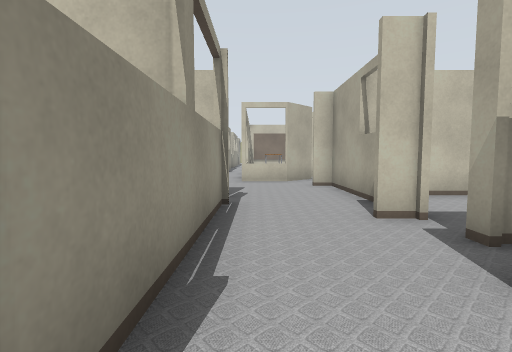
view 1 (above)

24 first-person views from a walk through a robot-simulator world made for Gazebo. The camera is 0.9 m above the floor, tilts 4° down and sees 85° across. Floor lines are 1 m apart. The floor is counted in squares, 1 m on a side. Each view is taken from the middle of a square. On the plan, view 1 faces up. The plan holds only what a view shows up to about 11 squares ahead; the rest is blank. The place goes on beyond the plan. Simple patterns stand in for the simulator's built-in surfaces. Simple shapes stand in for some stock models.

view 2
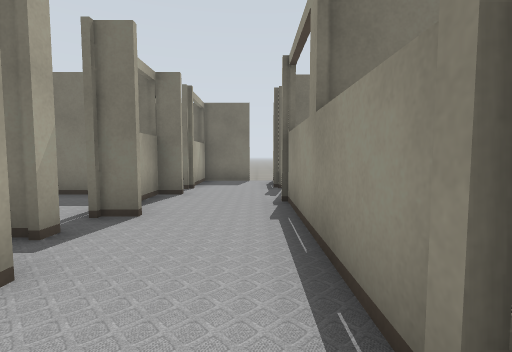

view 3
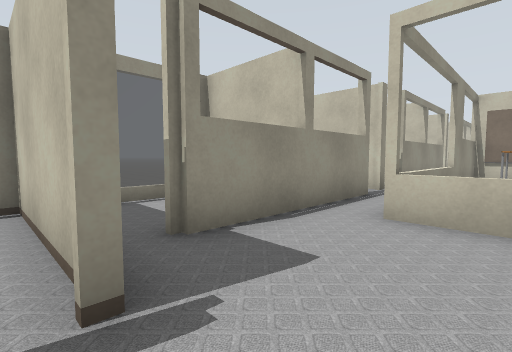

view 4
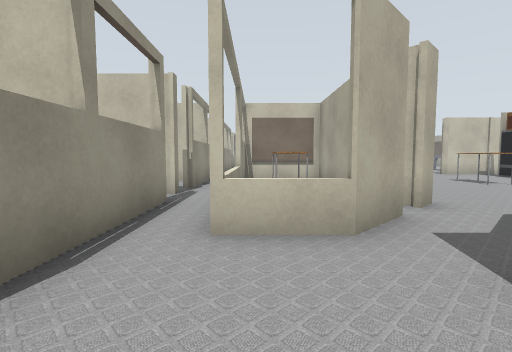

view 5
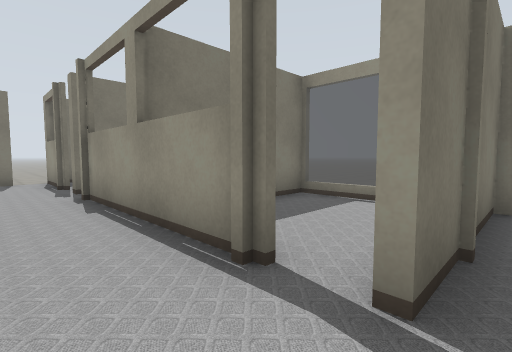

view 6
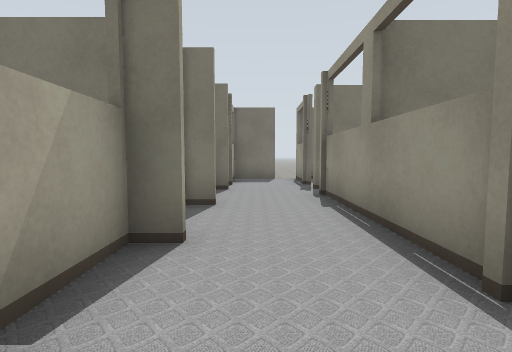

view 7
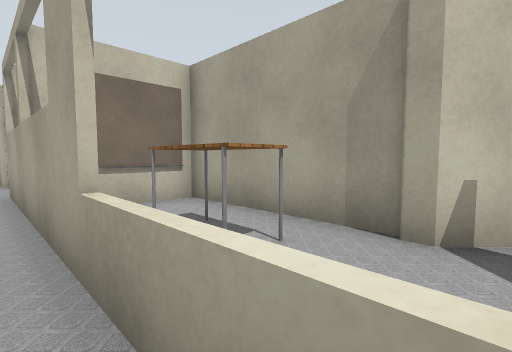

view 8
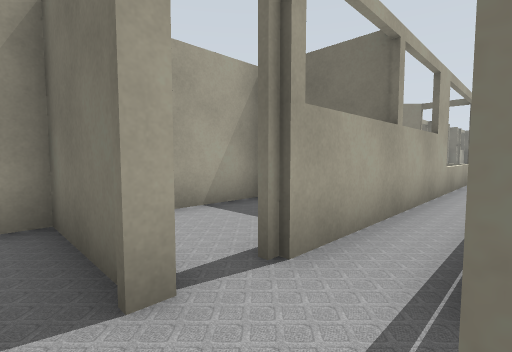

view 9
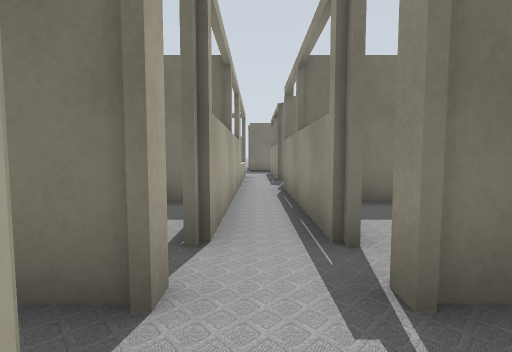

view 10
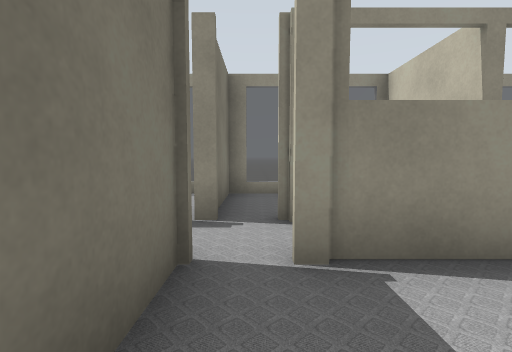

view 11
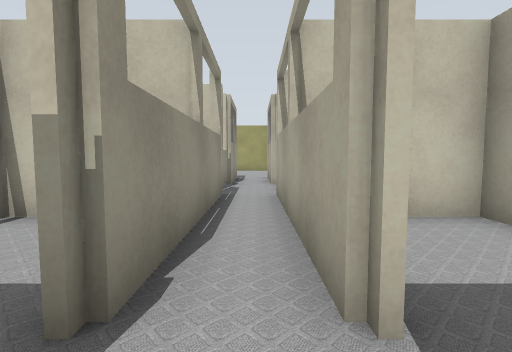

view 12
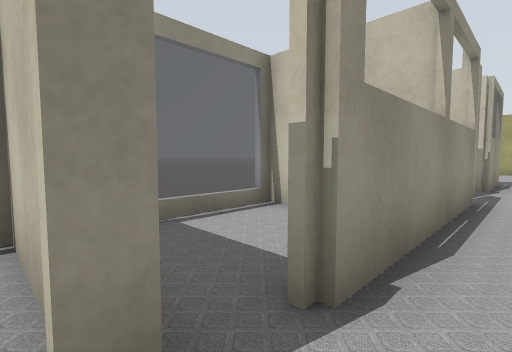

view 13
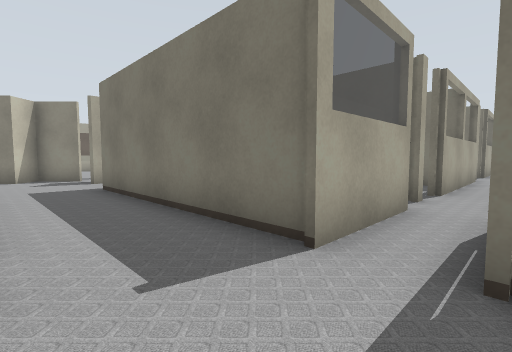

view 14
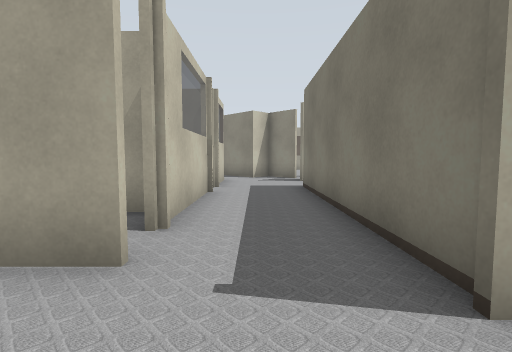

view 15
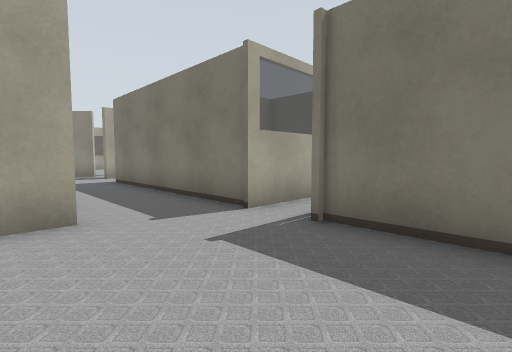

view 16
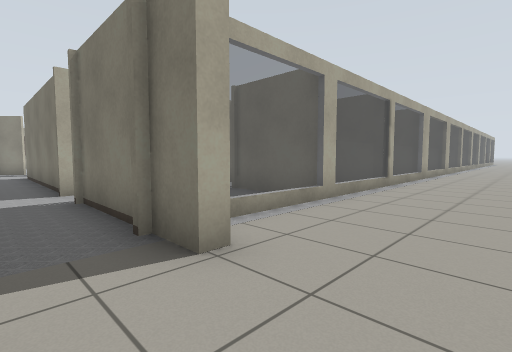

view 17
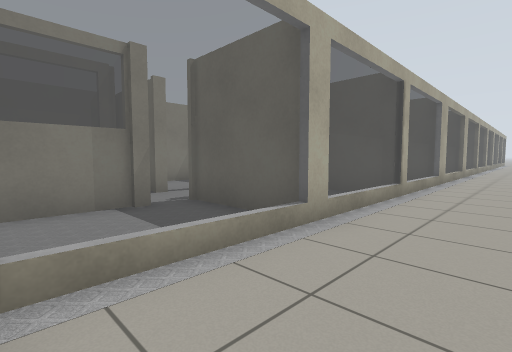

view 18
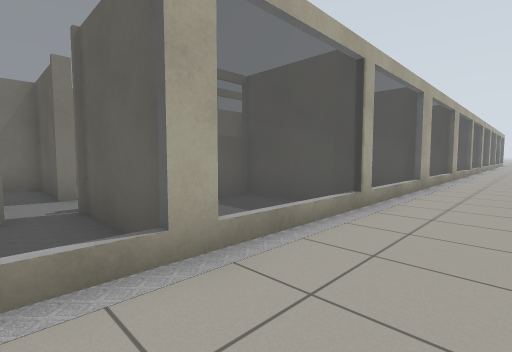

view 19
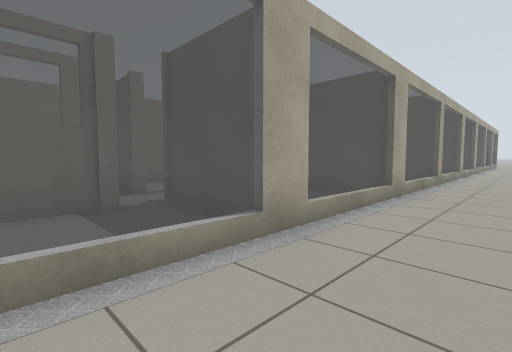

view 20
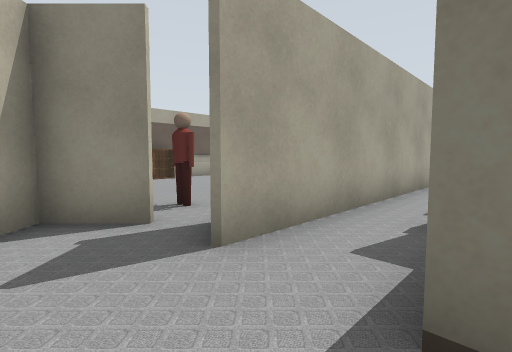

view 21
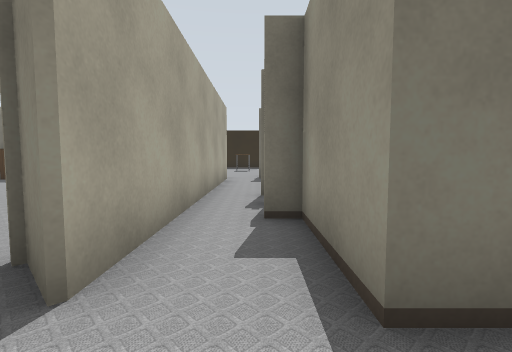

view 22
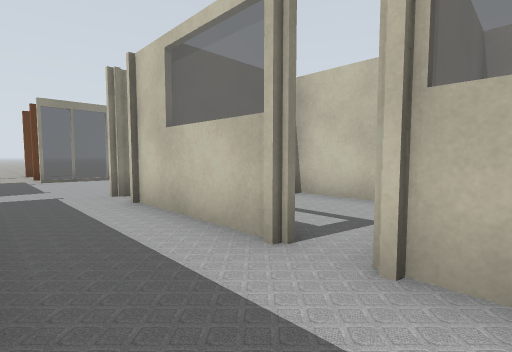

view 23
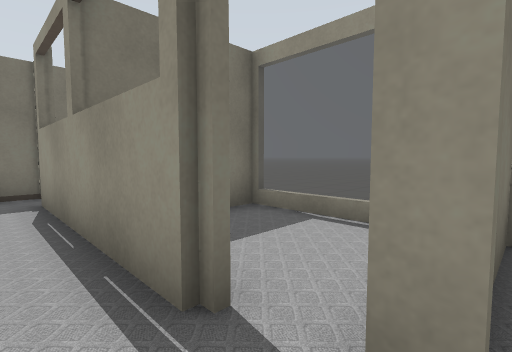

view 24
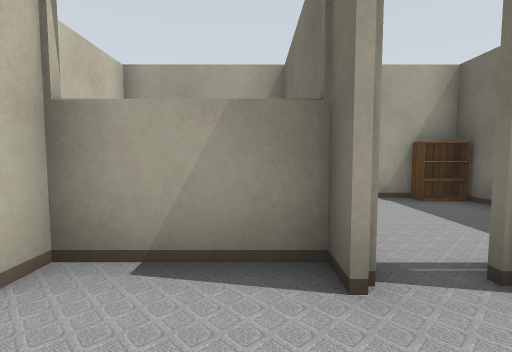

### Floor plan
Key: @ floor where view 1 was taken; # wall or solid block; x gap in a wall; . floor; = window, fence, low wall or low ledge; T table; H thing the floor can be seen under or through; P person; B bookshelf; O other object.
Columns run from 10 left of view 1 to 17 right of it. Each row starts with its distance up from view 1.
 36      =....#..## #
 35      =......#==##==##
 34   ..................##
 33   ....###.#######...H#
 32   ...####.# ##  #.#HH.
 31   ...= .=.# #   #.# PP..
 30   ...=#.x.x.##  ### ......
 29   ...=###.####    #  ......O
 28  ....=  .....#     #  ....
 27 .....=..#.#..#     #   ..
 26 .....=..#.#  #     #
 25 .....####.###      #
 24   ...=..#.#..      #
 23    ..=..#.#..#     #
 22    ..=.......#
 21    ..####.####
 20    ..= .x.x.#
 19    ..= .#.#.#
 18    ..= .#.#.#
 17    ..####.###
 16    ..=  #.#.#
 15    ..=# x.#T#
 14    ..=###.#T#
 13     .=....=.#
 12     .=..#.=.#
 11  ....=..#.=##
 10 .....####.=##
  9 .... =  #...#
  8 .... =# #...#
  7  ..  =####..###
  6      =......#
  5      =...#..#
  4      =...#..##
  3  ..  =####...#
  2  ..      #..##
  1          #..#
  0          #@.#
 -1         ##..####
 -2          x..x...
 -3          #..#...#
 -4          #x#####B
 -5          ..
 -6          ..

Positions as (right, up) in squares from view 1, and headings:
1: (0, 0), facing up
2: (0, 6), facing down
3: (1, 6), facing up-left
4: (0, 7), facing up
5: (1, 7), facing down-left
6: (1, 7), facing down
7: (-1, 12), facing up-right
8: (-2, 22), facing down-right
9: (-1, 23), facing down
10: (2, 22), facing left
11: (-1, 21), facing up
12: (-1, 21), facing up-left
13: (-2, 35), facing down-right
14: (-2, 34), facing right
15: (-4, 36), facing down-right
16: (-8, 34), facing down-right
17: (-7, 32), facing down-right
18: (-7, 30), facing down-right
19: (-7, 24), facing down-right
20: (6, 34), facing down-right
21: (7, 34), facing down
22: (7, 33), facing up-left
23: (-1, 14), facing down-left
24: (0, 0), facing right
